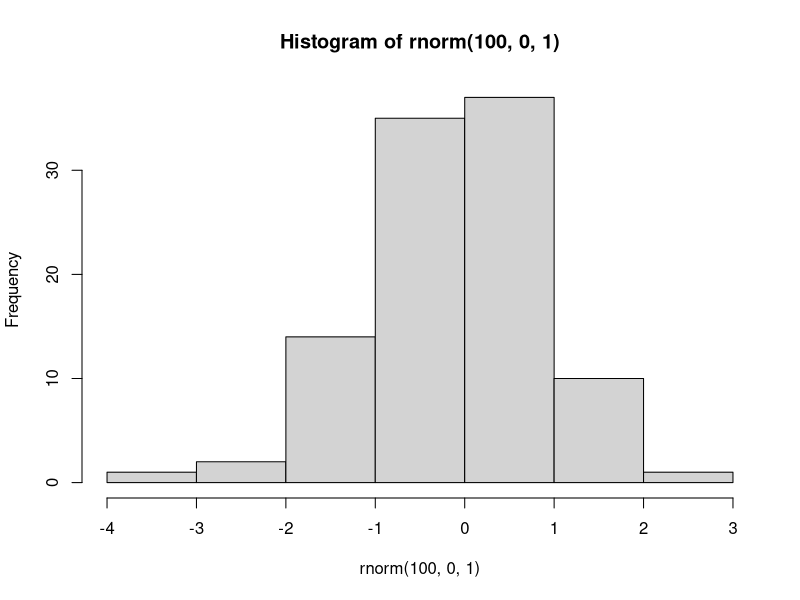

This figure's R source:
## ---- chunk 1
hist(rnorm(100,0,1))
